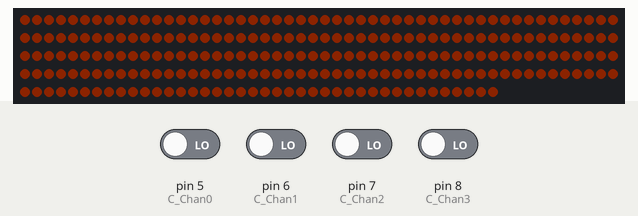
Recording of a sketch running on a simulated Arduino Uno, built with avr-gcc and run on an emulated ATmega328P. On the bench: 240 RGB LEDs in strip order, left to right, continuing on the next row. Inputs (shaded band) come from the test bench; at power-on: pin 5 (C_Chan0), pin 6 (C_Chan1), pin 7 (C_Chan2), pin 8 (C_Chan3) LOW. Dim RGB values are drawn brighter than linear; colours are those a GRB WS2812 strip shows for the declared byte order; random numbers use the default seed unless the sketch sets one.

Above: at 1.78 s.
2.3 s: pin 7 (C_Chan2) driven HIGH
At 3.6 s:
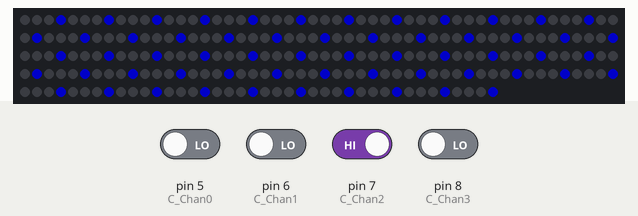
3.9 s: pin 5 (C_Chan0) driven HIGH
At 4.55 s:
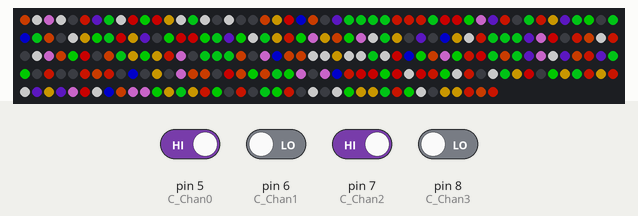
6.2 s: pin 6 (C_Chan1) driven HIGH
At 6.75 s:
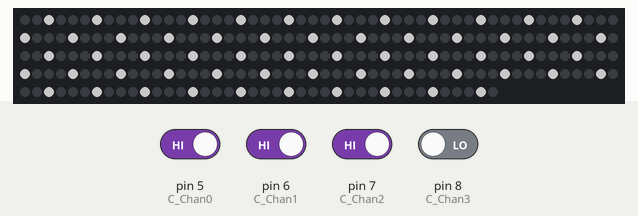
8.5 s: pin 7 (C_Chan2) driven LOW
At 8.91 s:
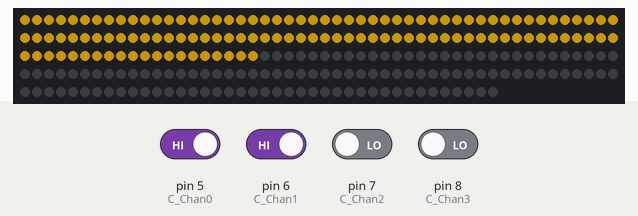

Measured:
- after the input at 3.9 s, the LEDs: first change after 0.52 s (image 2 shows a later state)

The sketch:

FadeInOut6.ino
```cpp
#include "FadeInOut.h"

LED_Color V_LED_Color = LED_Color_Red;
int       V_Brightness = 0;                 // Value of how bright the LEDs are (0-255)
int       V_PulseSpeed = 0;                   // Counter that contains the number of pulses for the given color (really only useful for multi mode)
LED_Mode  V_LED_ModeFinal = LED_Mode0;      // The current sw loop, debounced, determined mode
LED_Mode  V_LED_ModeFinalPrev = LED_Mode1;  // The previous sw loop, debounced, determined mode
LED_Mode  V_LED_ModeRaw = LED_Mode0;        // The current sw loop, raw mode
float     V_ModeDebounceTime = 0;           // Deboune timer for the switching of modes
bool      V_Forward = true;                 // The direction of the fading action (when enabled).  True is fade up, false is fade down.
CRGB      V_LEDs[C_NUM_LEDS];               // Array that contains the color mixture for each led in the strip
int       V_ChanInputRaw[InputChanSz];      // Raw value read for the digital input channel
int       V_ChanInputFinal[InputChanSz];    // Final, debounced, on/off value of the input channels
float     V_ChanInputDbTime[InputChanSz];   // Deboune timer for each of the channels
int       V_LED_Rand[C_NUM_LEDS];           // Array of random numbers used in the rainbow mode
bool      V_LED_HalfOn[C_NUM_LEDS];         // Array of on/off bits used in the half on mode
float     V_LED_Shift = 0;                  // Timer used to determine when to shift the leds, used in shift mode
bool      V_Initialized = false;            //Gone through initialization


void setup()
{

  int       L_Index = 0;
  LED_Color L_Color;
  int       L_RandNum = 0;

  int  L_LightSpacing = 0;

          for(L_Index = 0; L_Index < C_NUM_LEDS; L_Index++)
            {
              if (L_LightSpacing < K_LightSpacing[0])
                {
                  V_LED_HalfOn[L_Index] = false;
                  L_LightSpacing++;
                }
              else
                {
                  V_LED_HalfOn[L_Index] = true;
                  L_LightSpacing = 0;
                }
            }
          for(L_Index = 0; L_Index < C_NUM_LEDS; L_Index++)
            {
              V_LED_Rand[L_Index] = random(0, int(LED_Color_Rainbow-1));
            }
  delay (1000);
  FastLED.addLeds<C_CHIPSET, C_LED_PIN, C_COLOR_ORDER>(V_LEDs, C_NUM_LEDS).setCorrection (TypicalLEDStrip);
  FastLED.setBrightness(V_Brightness);
  pinMode(C_Chan0, INPUT);
  pinMode(C_Chan1, INPUT);
  pinMode(C_Chan2, INPUT);
  pinMode(C_Chan3, INPUT);

  for(L_Index = 0; L_Index < C_NUM_LEDS; L_Index++)
    {
      V_LED_HalfOn[L_Index] = true;
    }
}

void loop()
{
  int  L_Index = 0;
  int  L_LastReg1 = 0;
  bool L_LastReg2 = false;
  int  L_LightSpacing = 0;

  // Read the chanels here:
  V_ChanInputRaw[InputChan0] = digitalRead(C_Chan0);
  V_ChanInputRaw[InputChan1] = digitalRead(C_Chan1);
  V_ChanInputRaw[InputChan2] = digitalRead(C_Chan2);
  V_ChanInputRaw[InputChan3] = digitalRead(C_Chan3);

  // Debounce the channels
  for (L_Index = 0; L_Index < InputChanSz; L_Index++)
    {
      V_ChanInputFinal[L_Index] = DebounceInput(V_ChanInputRaw[L_Index], &V_ChanInputDbTime[L_Index]);
    }

  // Let's determine what the raw mode is from the input lines
  for (L_Index = 0; L_Index < LED_ModeSz; L_Index++)
    {
    if (V_ChanInputFinal[InputChan0] == C_InputConfig[L_Index][InputChan0] &&
        V_ChanInputFinal[InputChan1] == C_InputConfig[L_Index][InputChan1] &&
        V_ChanInputFinal[InputChan2] == C_InputConfig[L_Index][InputChan2] &&
        V_ChanInputFinal[InputChan2] == C_InputConfig[L_Index][InputChan3])
      {
        V_LED_ModeRaw = LED_Mode(L_Index);
        break;
      }
    }

  V_LED_ModeFinalPrev = V_LED_ModeFinal;
  // Let's debounce the mode:
  if (V_LED_ModeRaw != V_LED_ModeFinal)
    {
      if ( DebounceInput(true, &V_ModeDebounceTime) == true )
        {
          V_LED_ModeFinal = V_LED_ModeRaw;
        }
    }
  else
    {
      V_ModeDebounceTime = 0;
    }

  // There was a new mode, let's generate some random numbers just in case the user wants the rainbow effect
  if ((V_LED_ModeFinalPrev != V_LED_ModeFinal) || (V_Initialized == false))
    {
      for(L_Index = 0; L_Index < C_NUM_LEDS; L_Index++)
        {
          V_LED_HalfOn[L_Index] = true;
        }

      if (K_LightSettings[V_LED_ModeFinal][LED_ConfigHalfOn] >= 1)
        {
          L_LightSpacing = 0;

          for(L_Index = 0; L_Index < C_NUM_LEDS; L_Index++)
            {
              if (L_LightSpacing < K_LightSpacing[V_LED_ModeFinal])
                {
                  V_LED_HalfOn[L_Index] = false;
                  L_LightSpacing++;
                }
              else
                {
                  V_LED_HalfOn[L_Index] = true;
                  L_LightSpacing = 0;
                }
            }
        }

      if (K_LightSettings[V_LED_ModeFinal][LED_ConfigColor] == LED_Color_Rainbow)
        {
          for(L_Index = 0; L_Index < C_NUM_LEDS; L_Index++)
            {
              V_LED_Rand[L_Index] = random(0, int(LED_Color_Rainbow-1));
            }
        }
    }
  // Let's check to see if we are doing the "trace effect"...
  if (K_LightSettings[V_LED_ModeFinal][LED_ConfigTrace] >= 1)
    {
      V_LED_Shift += K_DelayBetweenUpdate;
        if (V_LED_Shift >= K_ShiftTime[V_LED_ModeFinal])
          {
            L_LastReg1 = V_LED_Rand[0];
            L_LastReg2 = V_LED_HalfOn[0];
            for (L_Index = 0; L_Index < (C_NUM_LEDS - 1); L_Index++)
              {
                V_LED_Rand[L_Index] = V_LED_Rand[L_Index+1];
                V_LED_HalfOn[L_Index] = V_LED_HalfOn[L_Index+1];
              }
            V_LED_Rand[C_NUM_LEDS-1] = L_LastReg1;
            V_LED_HalfOn[C_NUM_LEDS-1] = L_LastReg2;

            V_LED_Shift = 0;
          }
    }
  else
    {
      V_LED_Shift = 0;
    }

  // Let's determine what the actual desired color is...
  if (K_LightSettings[V_LED_ModeFinal][LED_ConfigColor] < LED_Color_Rainbow)
    {
      V_LED_Color = K_LightSettings[V_LED_ModeFinal][LED_ConfigColor];
    }

  if (K_LightSettings[V_LED_ModeFinal][LED_ConfigFade] >= 1)
    {
      // Let's modify the brightness
      V_Brightness = SetLED_Brightness(V_Brightness, &V_Forward, K_LightSettings[V_LED_ModeFinal][LED_ConfigFade]);

      if (K_LightSettings[V_LED_ModeFinal][LED_ConfigColor] == LED_Color_Multi)
        {
          if (V_PulseSpeed >= K_PulseCounts)
            {
              //V_LED_Color = V_LED_Color + LED_Color(1);
              V_LED_Color = V_LED_Color + 1;

              if (V_LED_Color >= LED_Color_Rainbow)
                {
                // This resets the color back to the starting point
                V_LED_Color = LED_Color_Red;
                }
              V_PulseSpeed = 0;
            }
        }
    }
  else
    {
      V_Brightness = K_LED_MaxBrightness;
    }

  if (K_LightSettings[V_LED_ModeFinal][LED_ConfigColor] == LED_Color_Rainbow)
    {
      SetLED_Color(LED_Color_Rainbow);
    }
  else
    {
      SetLED_Color(V_LED_Color);
    }

    V_Initialized = true;

    FastLED.show();
    FastLED.delay(int(K_DelayBetweenUpdate));
    FastLED.setBrightness(V_Brightness);
}

int SetLED_Brightness(int   L_Brightness,
                      bool *L_Forward,
                      int  L_PulseSpeed)
{
    if (*L_Forward == true && L_Brightness < K_LED_MaxBrightness) //in forward
      {
        L_Brightness+=L_PulseSpeed; //forward speed
      }
    else if (*L_Forward == false && L_Brightness > K_LED_MinBrightness) // in reverse
      {
        L_Brightness-=L_PulseSpeed; //reverse speed
      }
    else if (L_Brightness >= K_LED_MaxBrightness) //switch to reverse
      {
        *L_Forward = false;
      }
    else if (L_Brightness <= K_LED_MinBrightness) // switch to forward
      {
        //*L_PulseSpeed+=3;
        *L_Forward = true;
      }

      //Error proofing in case Brightness is out of range. put it back in range.
      if (L_Brightness <= K_LED_MinBrightness)
      {
        L_Brightness = K_LED_MinBrightness;
      }
      else if (L_Brightness >= K_LED_MaxBrightness)
      {
        L_Brightness = K_LED_MaxBrightness;
      }


 return L_Brightness;
}

bool DebounceInput(bool  L_RawInput,
                   float *L_DebounceTime)
{
  bool L_Debounced;

  if (L_RawInput == true && *L_DebounceTime < K_Debounce)
    {
      *L_DebounceTime += K_DelayBetweenUpdate;
      L_Debounced = false;
    }
  else if(L_RawInput == true && *L_DebounceTime >= K_Debounce)
    {
      L_Debounced = true;
    }
  else
    {
      *L_DebounceTime = 0;
      L_Debounced = false;
    }

  return L_Debounced;
}

void SetLED_Color(LED_Color L_Color)
{
  int       L_Index = 0;
  LED_Color L_MainC = L_Color;
  int       L_RandNum = 0;
  int x = 0;

  for( L_Index = 0; L_Index < C_NUM_LEDS; L_Index++)
    {
      if(L_MainC == LED_Color_Rainbow)
        {
          L_RandNum = V_LED_Rand[L_Index];
          L_Color = LED_Color(L_RandNum);

          if(L_Color >= LED_Color_Rainbow && L_Index < 0 && L_Index > 120)
            {
              L_Color = LED_Color_Red;
            }
          if(L_Color >= LED_Color_Rainbow && L_Index >= 25 && L_Index <= 45)
            {
              //L_Color = LED_Color_Red;
              L_Color = LED_Color_Black;

            }
        }

      if(L_MainC == LED_Color_Duo)
        {
          if(L_Color == LED_Color_Blue)
            {
              L_Color = LED_Color_Red;
            }
          else
            {
              L_Color = LED_Color_Blue;
            }
        }


      if(L_MainC == LED_Color_BlinkL)
        {

          if(L_Color == LED_Color_Yellow)
            {
              x++;
            }
          if( x == 240)
            {
              L_Color = LED_Color_Black;

            }
          else
            {
              L_Color = LED_Color_Yellow;
              x++;
            }
        }

      if(L_MainC == LED_Color_BlinkR)
          {
            if(L_Color == LED_Color_Black)
            {
              x++;
            }
            if(x == 240)
            {
              L_Color = LED_Color_Yellow;
            }
            else
            {
              L_Color = LED_Color_Black;
              x++;
            }
           }


      if (V_LED_HalfOn[L_Index] == false)
        {
          L_Color = LED_Color_Black;
        }
      else if ((L_MainC != LED_Color_Rainbow) && (L_MainC != LED_Color_Duo) && (L_MainC != LED_Color_BlinkR) && (L_MainC != LED_Color_BlinkL))
        {
          L_Color = L_MainC;
        }

      switch (L_Color)
        {
          case LED_Color_Red:
            V_LEDs[L_Index] = CRGB(0,0,100);
            break;

          case LED_Color_Blue:
            V_LEDs[L_Index] = CRGB(100,0,0);
            break;

          case LED_Color_Green:
            V_LEDs[L_Index] = CRGB(0,100,0);
            break;

          case LED_Color_White:
            V_LEDs[L_Index] = CRGB(100,100,100);
            break;

          case LED_Color_Purple:
            V_LEDs[L_Index] = CRGB(85,10,40);
            break;

          case LED_Color_Yellow:
            V_LEDs[L_Index] = CRGB(0,75,100);
            break;

          case LED_Color_Pink:
            V_LEDs[L_Index] = CRGB(100,50,100);
            break;

          case LED_Color_Orange:
            V_LEDs[L_Index] = CRGB(0,30,100);
            break;

          case LED_Color_OrangeRed:
            V_LEDs[L_Index] = CRGB(0,10,100);
            break;

          case LED_Color_Aqua:
            V_LEDs[L_Index] = CRGB(10,90,0);
            break;


          case LED_Color_Black:
          default:
            V_LEDs[L_Index] = CRGB(0,0,0);
            break;
      }
    }
}
```

FadeInOut.h
```cpp
/* FadeInOut.h */

#include <FastLED.h>

typedef enum
 {
 LED_ConfigColor,
 LED_ConfigFade,
 LED_ConfigHalfOn,
 LED_ConfigTrace,
 LED_ConfigSz
 } LED_Config;

typedef enum
{
  InputChan0,
  InputChan1,
  InputChan2,
  InputChan3,
  InputChanSz
} InputChan;

typedef enum
{
  LED_Color_Red,
  LED_Color_Blue,
  LED_Color_Green,
  LED_Color_White,
  LED_Color_Purple,
  LED_Color_Yellow,
  LED_Color_Pink,
  LED_Color_Orange,
  LED_Color_OrangeRed,
  LED_Color_Aqua,
  LED_Color_Duo,
  LED_Color_BlinkR,
  LED_Color_BlinkL,
  LED_Color_Rainbow, // This is meant to indicate when a random mixture of colors are desired
  LED_Color_Multi,   // This is meant to indicate when it is desired to have the colors cycle through all of the avaiable colors above rainbow
  LED_Color_Black    // This is more of an "off mode", must remain at end of enum
} LED_Color;

typedef enum
 {
 LED_Mode0,
 LED_Mode1,
 LED_Mode2,
 LED_Mode3,
 LED_Mode4,
 LED_Mode5,
 LED_Mode6,
 LED_Mode7,
 LED_Mode8,
 LED_Mode9,
 LED_Mode10,
 LED_Mode11,
 LED_Mode12,
 LED_Mode13,
 LED_Mode14,
 LED_Mode15,
 LED_ModeSz
 } LED_Mode;

const int   C_LED_PIN =           13;      // This is data pin that is being used on the Arduino
#define     C_COLOR_ORDER         GBR      // This is color order in the LED strip RBG - radioshack
#define     C_CHIPSET             WS2812   // This is chipset in the led light strip TM1803 for Radioshack strip WS2812
const int   C_NUM_LEDS =          240;     // This is the number of LEDs in the light strip
const int   C_Chan0 =             5;       // This is channel 0 input, pin on the Arduino
const int   C_Chan1 =             6;       // This is channel 1 input, pin on the Arduino
const int   C_Chan2 =             7;       // This is channel 2 input, pin on the Arduino
const int   C_Chan3 =             8;      //This is channel 3 input, pin on the Arduino

const bool C_InputConfig[LED_ModeSz][InputChanSz] =
  {
  /* InputChan0 InputChan1 InputChan2 InputChan3 */
   { false,     false,     false,     false }, /* Mode0 */
   { false,     false,     false,     true  }, /* Mode1 */
   { false,     false,     true,      false }, /* Mode2 */
   { false,     false,     true,      true  }, /* Mode3 */
   { false,     true,      false,     false }, /* Mode4 */
   { false,     true,      false,     true  }, /* Mode5 */
   { false,     true,      true,      false }, /* Mode6 */
   { false,     true,      true,      true  },  /* Mode7 */
   { true,      false,     false,     false }, /* Mode 8*/
   { true,      false,     false,     true  }, /* Mode 9*/
   { true,      false,     true,      false }, /* Mode 10*/
   { true,      false,     true,      true  }, /*Mode 11*/
   { true,      true,      false,     false }, /*Mode 12*/
   { true,      true,      false,     true  }, /*Mode13*/
   { true,      true,      true,      false }, /*Mode 14*/
   { true,      true,      true,      true  } /*Mode 15*/
  };

const float K_DelayBetweenUpdate = 5;       // This is the delay between brightness updates, in milliseconds
const int   K_LED_MaxBrightness =  255;     // This is the highest brightness of the leds, should not be higher than 255
const int   K_LED_MinBrightness =  1;       // This is the lowest brightness of the leds, should not be less than 0
const float K_Debounce =           50;      // This is the amount of time the input signal has to be high in order to determine that the input actually changed (milliseconds)
const int   K_PulseCounts =        1;       // This is the number of pulse counts befoe switching to the next color (really only useful for multi color mode...)
const float K_ShiftTime[LED_ModeSz] =       // This is the delay between color shifts for the trace mode (milliseconds)
  {
  25, /* Mode0 */
  25, /* Mode1 */
  25, /* Mode2 */
  15, /* Mode3 */
  15, /* Mode4 */
  15, /* Mode5 */
  15, /* Mode6 */
  15, /* Mode7 */
  15, /* Mode8 */
  15, /* Mode9 */
  15, /* Mode10 */
  25, /* Mode11 */
  25, /* Mode12 */
  25, /* Mode13 */
  25, /* Mode14 */
  25  /* Mode15 */
  };

const int   K_LightSpacing[LED_ModeSz] =    // This is the spacing between lights in the half on mode
  {
  3, /* Mode0 */
  3, /* Mode1 */
  3, /* Mode2 */
  3, /* Mode3 */
  3, /* Mode4 */
  3, /* Mode5 */
  3, /* Mode6 */
  3,  /* Mode7 */
  3, /*Mode 8*/
  3, /*Mode 9*/
  3, /*Mode 10*/
  3, /*Mode 11*/
  3, /*Mode 12*/
  3, /*Mode 13*/
  3, /*Mode 14*/
  3 /*Mode 15*/
  };

const int K_LightSettings[LED_ModeSz][LED_ConfigSz] =
  {
  /* Color                   Fade   HalfOn   Trace */
   { int(LED_Color_Orange),   1,      0,       0 }, /* Mode0 - This should remain the default/off condition */
   { int(LED_Color_Orange),   0,      1,       1 }, /* Mode1 */
   { int(LED_Color_Duo),      0,      0,       0 }, /* Mode2 */
   { int(LED_Color_Blue),     0,      1,       0 }, /* Mode3 */
   { int(LED_Color_Blue),     0,      1,       1 }, /* Mode4 */
   { int(LED_Color_Blue),     0,      0,       0 }, /* Mode5 */
   { int(LED_Color_Blue),     1,      0,       0 }, /* Mode6 */
   { int(LED_Color_Red),      0,      1,       0 },  /* Mode7 */
   { int(LED_Color_Red),      0,      1,       1 }, /*Mode 8*/
   { int(LED_Color_Red),      0,      0,       0 }, /*Mode 9*/
   { int(LED_Color_Red),      1,      0,       0 }, /*Mode 10*/
   { int(LED_Color_Rainbow),  0,      0,       1 }, /* Mode 11 */
   { int(LED_Color_BlinkL),   10,     0,       0 }, /*Mode 12*/
   { int(LED_Color_BlinkR),   10,     0,       0 }, /*Mode 13*/
   { int(LED_Color_Aqua),     0,      0,       0 }, /*Mode 14*/
   { int(LED_Color_White),    0,      1,       1 } /*Mode 15*/
  };
```
